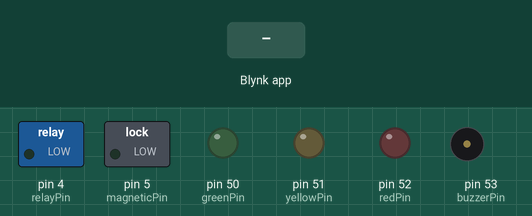
This sketch was run on a simulated Arduino Mega 2560, built with avr-gcc and run on an emulated ATmega2560. Shown: switched loads named in the sketch (green lamp = pin HIGH), output pins drawn as LEDs (lit = HIGH), buzzer (waves = sounding, pin HIGH). Inputs (shaded band) come from the test bench. WiFi joins after 1.5 s; servers stay silent unless stated.

Above: at 3.0 s.
3.1 s: Blynk app writes 1 to V1
At 4.3 s:
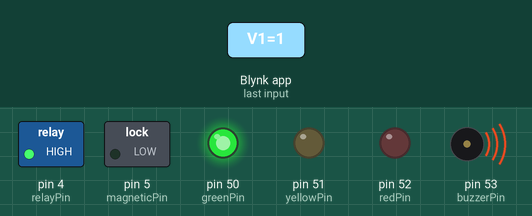
4.6 s: Blynk app writes 0 to V1
At 5.6 s:
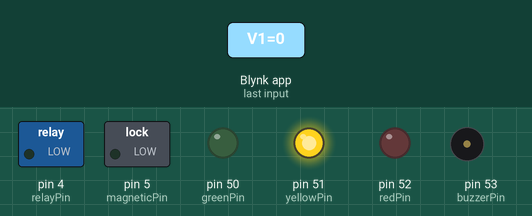
Timing chart, 0 to 7.6 s (numbered marks = the images above; inputs shaded):
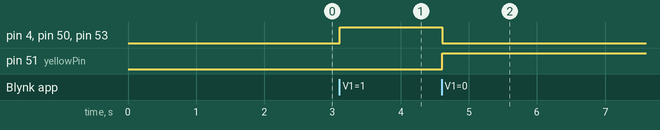

The sketch:

blynk.ino
```cpp
#include <BlynkSimpleStream.h>
#include <SoftwareSerial.h>

#define BLYNK_TEMPLATE_ID           "TMPLxxxxxx"
#define BLYNK_DEVICE_NAME           "Device"
#define BLYNK_AUTH_TOKEN            "_nPPm5qZny_895rC6dVFOJOAnXc-aeSS"

SoftwareSerial mySerial(2, 3);

char auth[] = BLYNK_AUTH_TOKEN;
const int baudRate1 = 9600;
const int baudRate2 = 19200;

const int relayPin = 4;
const int magneticPin = 5;
const int greenPin = 50;
const int yellowPin = 51;
const int redPin = 52;
const int buzzerPin = 53;


BLYNK_WRITE(V1)
{
  int pinValue = param.asInt(); // assigning incoming value from pin V1 to a variable
  if(pinValue == 1){
    mySerial.println("Door Unlocked");
    digitalWrite(relayPin, HIGH);
    digitalWrite(magneticPin, LOW);
    digitalWrite(greenPin, HIGH);
    digitalWrite(yellowPin, LOW);
    digitalWrite(redPin, LOW);
    digitalWrite(buzzerPin, HIGH);
  }
  if(pinValue == 0){
    mySerial.println("Door Locked");
    digitalWrite(relayPin, LOW);
    digitalWrite(magneticPin, LOW);
    digitalWrite(greenPin, LOW);
    digitalWrite(yellowPin, HIGH);
    digitalWrite(redPin, LOW);
    digitalWrite(buzzerPin, LOW);

  }


}

void setup()
{

  Serial.begin(baudRate1);
  mySerial.begin(baudRate2);

  Blynk.begin(Serial, auth);

  pinMode(relayPin, OUTPUT);
  pinMode(magneticPin, OUTPUT);
  pinMode(greenPin, OUTPUT);
  pinMode(yellowPin, OUTPUT);
  pinMode(redPin, OUTPUT);
  pinMode(buzzerPin, OUTPUT);

  digitalWrite(relayPin, LOW);
  digitalWrite(magneticPin, LOW);
  digitalWrite(greenPin, LOW);
  digitalWrite(yellowPin, LOW);
  digitalWrite(redPin, LOW);
  digitalWrite(buzzerPin, LOW);
}

void loop()
{
  Blynk.run();
  int magneticValue = digitalRead(magneticPin);
  if(magneticValue == 1){
    Blynk.notify("Tampering Detected");
  }
}
```

Measured:
- after the input at 3.1 s, pin 4 (relayPin), pin 50 (greenPin), pin 53 (buzzerPin): LOW → HIGH at once
- after the input at 4.6 s, pin 4 (relayPin), pin 50 (greenPin), pin 53 (buzzerPin): HIGH → LOW at once; pin 51 (yellowPin): LOW → HIGH at once
